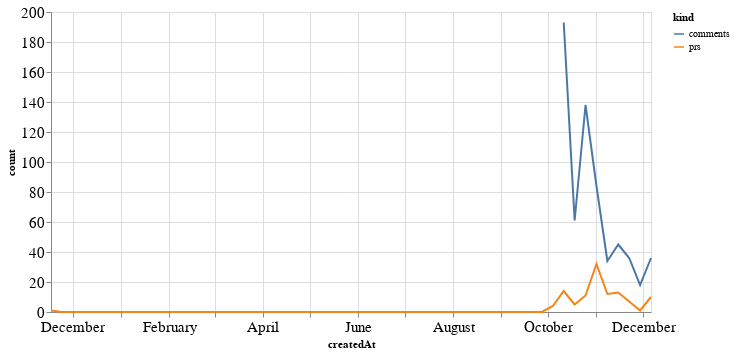

Write notebook code for a chart like this one.
### Code cell
alt.Chart(total_time, width=600).mark_line().encode(
    x='createdAt',
    y='count',
    color='kind'
)

### Figure 1 — Vega-Lite specification as saved in the notebook (floating-point values rounded to 4 significant figures)
{"config": {"axisLeft": {"labelFontSize": 15}, "axisBottom": {"labelFontSize": 15}}, "data": {"name": "data-6fbe418e88649f43752518b6548a34bf"}, "mark": "line", "encoding": {"color": {"type": "nominal", "field": "kind"}, "x": {"type": "temporal", "field": "createdAt"}, "y": {"type": "quantitative", "field": "count"}}, "width": 600, "$schema": "https://vega.github.io/schema/vega-lite/v4.8.1.json", "datasets": {"data-6fbe418e88649f43752518b6548a34bf": [{"createdAt": "2019-11-17T00:00:00", "kind": "prs", "count": 1.0}, {"createdAt": "2019-11-24T00:00:00", "kind": "prs", "count": 0.0}, {"createdAt": "2019-12-01T00:00:00", "kind": "prs", "count": 0.0}, {"createdAt": "2019-12-08T00:00:00", "kind": "prs", "count": 0.0}, {"createdAt": "2019-12-15T00:00:00", "kind": "prs", "count": 0.0}, {"createdAt": "2019-12-22T00:00:00", "kind": "prs", "count": 0.0}, {"createdAt": "2019-12-29T00:00:00", "kind": "prs", "count": 0.0}, {"createdAt": "2020-01-05T00:00:00", "kind": "prs", "count": 0.0}, {"createdAt": "2020-01-12T00:00:00", "kind": "prs", "count": 0.0}, {"createdAt": "2020-01-19T00:00:00", "kind": "prs", "count": 0.0}, {"createdAt": "2020-01-26T00:00:00", "kind": "prs", "count": 0.0}, {"createdAt": "2020-02-02T00:00:00", "kind": "prs", "count": 0.0}, {"createdAt": "2020-02-09T00:00:00", "kind": "prs", "count": 0.0}, {"createdAt": "2020-02-16T00:00:00", "kind": "prs", "count": 0.0}, {"createdAt": "2020-02-23T00:00:00", "kind": "prs", "count": 0.0}, {"createdAt": "2020-03-01T00:00:00", "kind": "prs", "count": 0.0}, {"createdAt": "2020-03-08T00:00:00", "kind": "prs", "count": 0.0}, {"createdAt": "2020-03-15T00:00:00", "kind": "prs", "count": 0.0}, {"createdAt": "2020-03-22T00:00:00", "kind": "prs", "count": 0.0}, {"createdAt": "2020-03-29T00:00:00", "kind": "prs", "count": 0.0}, {"createdAt": "2020-04-05T00:00:00", "kind": "prs", "count": 0.0}, {"createdAt": "2020-04-12T00:00:00", "kind": "prs", "count": 0.0}, {"createdAt": "2020-04-19T00:00:00", "kind": "prs", "count": 0.0}, {"createdAt": "2020-04-26T00:00:00", "kind": "prs", "count": 0.0}, {"createdAt": "2020-05-03T00:00:00", "kind": "prs", "count": 0.0}, {"createdAt": "2020-05-10T00:00:00", "kind": "prs", "count": 0.0}, {"createdAt": "2020-05-17T00:00:00", "kind": "prs", "count": 0.0}, {"createdAt": "2020-05-24T00:00:00", "kind": "prs", "count": 0.0}, {"createdAt": "2020-05-31T00:00:00", "kind": "prs", "count": 0.0}, {"createdAt": "2020-06-07T00:00:00", "kind": "prs", "count": 0.0}, {"createdAt": "2020-06-14T00:00:00", "kind": "prs", "count": 0.0}, {"createdAt": "2020-06-21T00:00:00", "kind": "prs", "count": 0.0}, {"createdAt": "2020-06-28T00:00:00", "kind": "prs", "count": 0.0}, {"createdAt": "2020-07-05T00:00:00", "kind": "prs", "count": 0.0}, {"createdAt": "2020-07-12T00:00:00", "kind": "prs", "count": 0.0}, {"createdAt": "2020-07-19T00:00:00", "kind": "prs", "count": 0.0}, {"createdAt": "2020-07-26T00:00:00", "kind": "prs", "count": 0.0}, {"createdAt": "2020-08-02T00:00:00", "kind": "prs", "count": 0.0}, {"createdAt": "2020-08-09T00:00:00", "kind": "prs", "count": 0.0}, {"createdAt": "2020-08-16T00:00:00", "kind": "prs", "count": 0.0}, {"createdAt": "2020-08-23T00:00:00", "kind": "prs", "count": 0.0}, {"createdAt": "2020-08-30T00:00:00", "kind": "prs", "count": 0.0}, {"createdAt": "2020-09-06T00:00:00", "kind": "prs", "count": 0.0}, {"createdAt": "2020-09-13T00:00:00", "kind": "prs", "count": 0.0}, {"createdAt": "2020-09-20T00:00:00", "kind": "prs", "count": 0.0}, {"createdAt": "2020-09-27T00:00:00", "kind": "prs", "count": 0.0}, {"createdAt": "2020-10-04T00:00:00", "kind": "prs", "count": 4.0}, {"createdAt": "2020-10-11T00:00:00", "kind": "prs", "count": 14.0}, {"createdAt": "2020-10-18T00:00:00", "kind": "prs", "count": 5.0}, {"createdAt": "2020-10-25T00:00:00", "kind": "prs", "count": 11.0}, {"createdAt": "2020-11-01T00:00:00", "kind": "prs", "count": 32.0}, {"createdAt": "2020-11-08T00:00:00", "kind": "prs", "count": 12.0}, {"createdAt": "2020-11-15T00:00:00", "kind": "prs", "count": 13.0}, {"createdAt": "2020-11-22T00:00:00", "kind": "prs", "count": 7.0}, {"createdAt": "2020-11-29T00:00:00", "kind": "prs", "count": 1.0}, {"createdAt": "2020-12-06T00:00:00", "kind": "prs", "count": 10.0}, {"createdAt": "2019-11-17T00:00:00", "kind": "comments", "count": null}, {"createdAt": "2019-11-24T00:00:00", "kind": "comments", "count": null}, {"createdAt": "2019-12-01T00:00:00", "kind": "comments", "count": null}, {"createdAt": "2019-12-08T00:00:00", "kind": "comments", "count": null}, {"createdAt": "2019-12-15T00:00:00", "kind": "comments", "count": null}, {"createdAt": "2019-12-22T00:00:00", "kind": "comments", "count": null}, {"createdAt": "2019-12-29T00:00:00", "kind": "comments", "count": null}, {"createdAt": "2020-01-05T00:00:00", "kind": "comments", "count": null}, {"createdAt": "2020-01-12T00:00:00", "kind": "comments", "count": null}, {"createdAt": "2020-01-19T00:00:00", "kind": "comments", "count": null}, {"createdAt": "2020-01-26T00:00:00", "kind": "comments", "count": null}, {"createdAt": "2020-02-02T00:00:00", "kind": "comments", "count": null}, {"createdAt": "2020-02-09T00:00:00", "kind": "comments", "count": null}, {"createdAt": "2020-02-16T00:00:00", "kind": "comments", "count": null}, {"createdAt": "2020-02-23T00:00:00", "kind": "comments", "count": null}, {"createdAt": "2020-03-01T00:00:00", "kind": "comments", "count": null}, {"createdAt": "2020-03-08T00:00:00", "kind": "comments", "count": null}, {"createdAt": "2020-03-15T00:00:00", "kind": "comments", "count": null}, {"createdAt": "2020-03-22T00:00:00", "kind": "comments", "count": null}, {"createdAt": "2020-03-29T00:00:00", "kind": "comments", "count": null}, {"createdAt": "2020-04-05T00:00:00", "kind": "comments", "count": null}, {"createdAt": "2020-04-12T00:00:00", "kind": "comments", "count": null}, {"createdAt": "2020-04-19T00:00:00", "kind": "comments", "count": null}, {"createdAt": "2020-04-26T00:00:00", "kind": "comments", "count": null}, {"createdAt": "2020-05-03T00:00:00", "kind": "comments", "count": null}, {"createdAt": "2020-05-10T00:00:00", "kind": "comments", "count": null}, {"createdAt": "2020-05-17T00:00:00", "kind": "comments", "count": null}, {"createdAt": "2020-05-24T00:00:00", "kind": "comments", "count": null}, {"createdAt": "2020-05-31T00:00:00", "kind": "comments", "count": null}, {"createdAt": "2020-06-07T00:00:00", "kind": "comments", "count": null}, {"createdAt": "2020-06-14T00:00:00", "kind": "comments", "count": null}, {"createdAt": "2020-06-21T00:00:00", "kind": "comments", "count": null}, {"createdAt": "2020-06-28T00:00:00", "kind": "comments", "count": null}, {"createdAt": "2020-07-05T00:00:00", "kind": "comments", "count": null}, {"createdAt": "2020-07-12T00:00:00", "kind": "comments", "count": null}, {"createdAt": "2020-07-19T00:00:00", "kind": "comments", "count": null}, {"createdAt": "2020-07-26T00:00:00", "kind": "comments", "count": null}, {"createdAt": "2020-08-02T00:00:00", "kind": "comments", "count": null}, {"createdAt": "2020-08-09T00:00:00", "kind": "comments", "count": null}, {"createdAt": "2020-08-16T00:00:00", "kind": "comments", "count": null}, {"createdAt": "2020-08-23T00:00:00", "kind": "comments", "count": null}, {"createdAt": "2020-08-30T00:00:00", "kind": "comments", "count": null}, {"createdAt": "2020-09-06T00:00:00", "kind": "comments", "count": null}, {"createdAt": "2020-09-13T00:00:00", "kind": "comments", "count": null}, {"createdAt": "2020-09-20T00:00:00", "kind": "comments", "count": null}, {"createdAt": "2020-09-27T00:00:00", "kind": "comments", "count": null}, {"createdAt": "2020-10-04T00:00:00", "kind": "comments", "count": null}, {"createdAt": "2020-10-11T00:00:00", "kind": "comments", "count": 193.0}, {"createdAt": "2020-10-18T00:00:00", "kind": "comments", "count": 61.0}, {"createdAt": "2020-10-25T00:00:00", "kind": "comments", "count": 138.0}, {"createdAt": "2020-11-01T00:00:00", "kind": "comments", "count": 84.0}, {"createdAt": "2020-11-08T00:00:00", "kind": "comments", "count": 34.0}, {"createdAt": "2020-11-15T00:00:00", "kind": "comments", "count": 45.0}, {"createdAt": "2020-11-22T00:00:00", "kind": "comments", "count": 36.0}, {"createdAt": "2020-11-29T00:00:00", "kind": "comments", "count": 18.0}, {"createdAt": "2020-12-06T00:00:00", "kind": "comments", "count": 36.0}]}}
